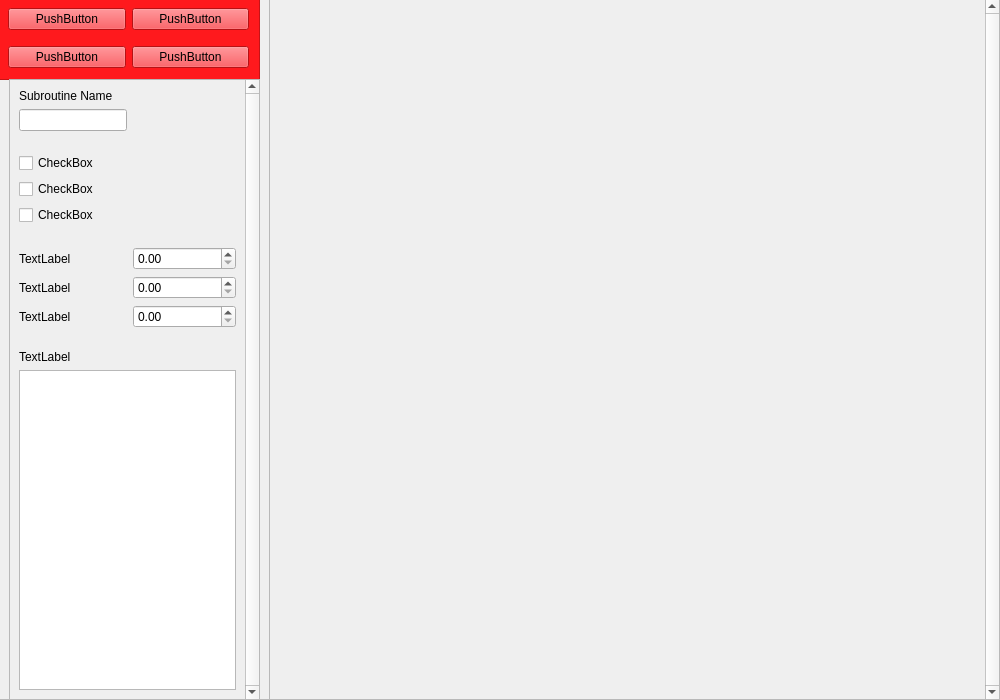
<?xml version="1.0" encoding="UTF-8"?>
<ui version="4.0">
 <class>MainWindow</class>
 <widget class="QMainWindow" name="mainWindow">
  <property name="geometry">
   <rect>
    <x>0</x>
    <y>0</y>
    <width>1000</width>
    <height>700</height>
   </rect>
  </property>
  <property name="sizePolicy">
   <sizepolicy hsizetype="Expanding" vsizetype="Expanding">
    <horstretch>255</horstretch>
    <verstretch>255</verstretch>
   </sizepolicy>
  </property>
  <property name="windowTitle">
   <string>MainWindow</string>
  </property>
  <widget class="QFrame" name="frame">
   <property name="geometry">
    <rect>
     <x>-1</x>
     <y>-1</y>
     <width>271</width>
     <height>701</height>
    </rect>
   </property>
   <property name="sizePolicy">
    <sizepolicy hsizetype="Expanding" vsizetype="Expanding">
     <horstretch>255</horstretch>
     <verstretch>255</verstretch>
    </sizepolicy>
   </property>
   <property name="sizeIncrement">
    <size>
     <width>0</width>
     <height>1</height>
    </size>
   </property>
   <property name="frameShape">
    <enum>QFrame::StyledPanel</enum>
   </property>
   <property name="frameShadow">
    <enum>QFrame::Raised</enum>
   </property>
   <widget class="QFrame" name="frame_2">
    <property name="geometry">
     <rect>
      <x>0</x>
      <y>0</y>
      <width>261</width>
      <height>81</height>
     </rect>
    </property>
    <property name="styleSheet">
     <string notr="true">background-color: rgb(255, 25, 29);</string>
    </property>
    <property name="frameShape">
     <enum>QFrame::StyledPanel</enum>
    </property>
    <property name="frameShadow">
     <enum>QFrame::Raised</enum>
    </property>
    <widget class="QWidget" name="gridLayoutWidget">
     <property name="geometry">
      <rect>
       <x>9</x>
       <y>-1</y>
       <width>241</width>
       <height>81</height>
      </rect>
     </property>
     <layout class="QGridLayout" name="gridLayout">
      <item row="0" column="0">
       <widget class="QPushButton" name="pushButton">
        <property name="text">
         <string>PushButton</string>
        </property>
       </widget>
      </item>
      <item row="0" column="1">
       <widget class="QPushButton" name="pushButton_2">
        <property name="text">
         <string>PushButton</string>
        </property>
       </widget>
      </item>
      <item row="1" column="0">
       <widget class="QPushButton" name="pushButton_3">
        <property name="text">
         <string>PushButton</string>
        </property>
       </widget>
      </item>
      <item row="1" column="1">
       <widget class="QPushButton" name="pushButton_4">
        <property name="text">
         <string>PushButton</string>
        </property>
       </widget>
      </item>
     </layout>
    </widget>
   </widget>
   <widget class="QScrollArea" name="scrollArea">
    <property name="geometry">
     <rect>
      <x>10</x>
      <y>80</y>
      <width>251</width>
      <height>621</height>
     </rect>
    </property>
    <property name="sizePolicy">
     <sizepolicy hsizetype="Preferred" vsizetype="Expanding">
      <horstretch>0</horstretch>
      <verstretch>255</verstretch>
     </sizepolicy>
    </property>
    <property name="sizeIncrement">
     <size>
      <width>0</width>
      <height>0</height>
     </size>
    </property>
    <property name="layoutDirection">
     <enum>Qt::LeftToRight</enum>
    </property>
    <property name="verticalScrollBarPolicy">
     <enum>Qt::ScrollBarAlwaysOn</enum>
    </property>
    <property name="horizontalScrollBarPolicy">
     <enum>Qt::ScrollBarAsNeeded</enum>
    </property>
    <property name="sizeAdjustPolicy">
     <enum>QAbstractScrollArea::AdjustToContents</enum>
    </property>
    <property name="widgetResizable">
     <bool>true</bool>
    </property>
    <widget class="QWidget" name="scrollAreaWidgetContents">
     <property name="geometry">
      <rect>
       <x>0</x>
       <y>0</y>
       <width>235</width>
       <height>619</height>
      </rect>
     </property>
     <property name="sizePolicy">
      <sizepolicy hsizetype="Preferred" vsizetype="Preferred">
       <horstretch>0</horstretch>
       <verstretch>2</verstretch>
      </sizepolicy>
     </property>
     <layout class="QFormLayout" name="formLayout_2">
      <item row="0" column="0">
       <widget class="QLabel" name="label">
        <property name="text">
         <string>Subroutine Name</string>
        </property>
       </widget>
      </item>
      <item row="1" column="0">
       <widget class="QLineEdit" name="lineEdit"/>
      </item>
      <item row="2" column="0">
       <spacer name="verticalSpacer_2">
        <property name="orientation">
         <enum>Qt::Vertical</enum>
        </property>
        <property name="sizeType">
         <enum>QSizePolicy::Fixed</enum>
        </property>
        <property name="sizeHint" stdset="0">
         <size>
          <width>20</width>
          <height>10</height>
         </size>
        </property>
       </spacer>
      </item>
      <item row="3" column="0">
       <widget class="QCheckBox" name="checkBox_3">
        <property name="text">
         <string>CheckBox</string>
        </property>
       </widget>
      </item>
      <item row="4" column="0">
       <widget class="QCheckBox" name="checkBox_2">
        <property name="text">
         <string>CheckBox</string>
        </property>
       </widget>
      </item>
      <item row="5" column="0">
       <widget class="QCheckBox" name="checkBox_4">
        <property name="text">
         <string>CheckBox</string>
        </property>
       </widget>
      </item>
      <item row="6" column="0">
       <spacer name="verticalSpacer">
        <property name="orientation">
         <enum>Qt::Vertical</enum>
        </property>
        <property name="sizeType">
         <enum>QSizePolicy::Fixed</enum>
        </property>
        <property name="sizeHint" stdset="0">
         <size>
          <width>20</width>
          <height>10</height>
         </size>
        </property>
       </spacer>
      </item>
      <item row="7" column="0">
       <widget class="QLabel" name="label_2">
        <property name="text">
         <string>TextLabel</string>
        </property>
       </widget>
      </item>
      <item row="7" column="1">
       <widget class="QDoubleSpinBox" name="doubleSpinBox"/>
      </item>
      <item row="8" column="0">
       <widget class="QLabel" name="label_3">
        <property name="text">
         <string>TextLabel</string>
        </property>
       </widget>
      </item>
      <item row="8" column="1">
       <widget class="QDoubleSpinBox" name="doubleSpinBox_2"/>
      </item>
      <item row="9" column="0">
       <widget class="QLabel" name="label_4">
        <property name="text">
         <string>TextLabel</string>
        </property>
       </widget>
      </item>
      <item row="9" column="1">
       <widget class="QDoubleSpinBox" name="doubleSpinBox_3"/>
      </item>
      <item row="11" column="0">
       <spacer name="verticalSpacer_3">
        <property name="orientation">
         <enum>Qt::Vertical</enum>
        </property>
        <property name="sizeType">
         <enum>QSizePolicy::Fixed</enum>
        </property>
        <property name="sizeHint" stdset="0">
         <size>
          <width>20</width>
          <height>10</height>
         </size>
        </property>
       </spacer>
      </item>
      <item row="12" column="0">
       <widget class="QLabel" name="label_5">
        <property name="text">
         <string>TextLabel</string>
        </property>
       </widget>
      </item>
      <item row="13" column="0" colspan="2">
       <widget class="QTextEdit" name="textEdit">
        <property name="sizePolicy">
         <sizepolicy hsizetype="Expanding" vsizetype="Minimum">
          <horstretch>0</horstretch>
          <verstretch>190</verstretch>
         </sizepolicy>
        </property>
       </widget>
      </item>
     </layout>
    </widget>
   </widget>
  </widget>
  <widget class="QScrollArea" name="scrollArea_2">
   <property name="geometry">
    <rect>
     <x>269</x>
     <y>-1</y>
     <width>731</width>
     <height>701</height>
    </rect>
   </property>
   <property name="verticalScrollBarPolicy">
    <enum>Qt::ScrollBarAlwaysOn</enum>
   </property>
   <property name="widgetResizable">
    <bool>true</bool>
   </property>
   <widget class="QWidget" name="TEST_AREA">
    <property name="geometry">
     <rect>
      <x>0</x>
      <y>0</y>
      <width>715</width>
      <height>699</height>
     </rect>
    </property>
   </widget>
  </widget>
 </widget>
 <resources/>
 <connections/>
</ui>
